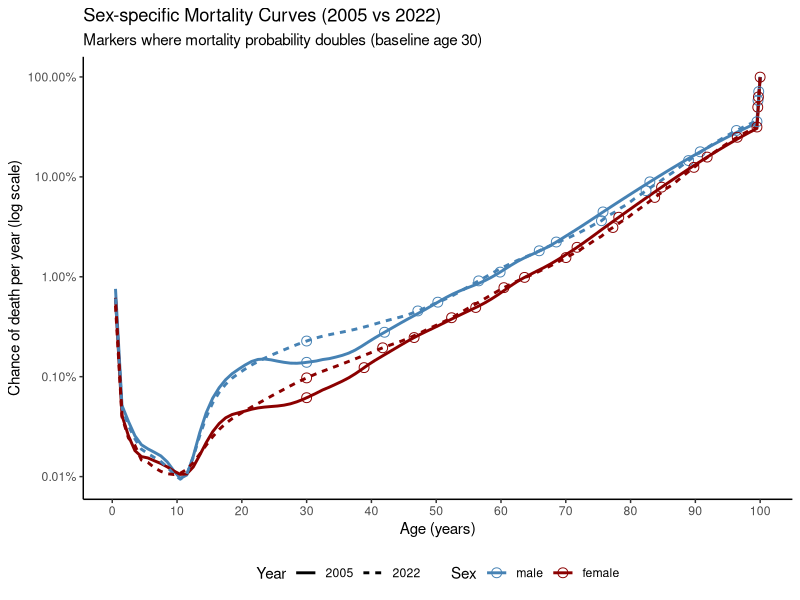
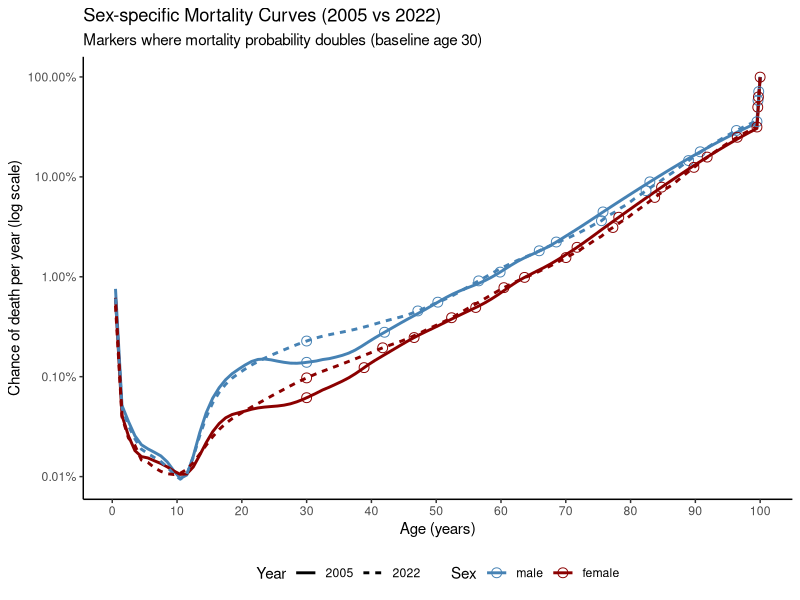

Recreate these plots in R, in order.
# install.packages(c(
#   "readxl","dplyr","tidyr","stringr",
#   "ggplot2","scales","broom","knitr"
# ))

library(readxl)
library(dplyr)
library(tidyr)
library(stringr)
library(ggplot2)
library(scales)
library(broom)
library(knitr)

# 1. Read the combined Excel (with male/female & years)
df <- read_excel("mortality_comparison.xlsx")

# 2. Compute age midpoints
df <- df %>%
  mutate(
    Age_mid = case_when(
      str_detect(Age, "and over") ~ 100,
      TRUE ~ {
        parts <- str_split(Age, "-", simplify = TRUE)
        (as.numeric(parts[,1]) + as.numeric(parts[,2]))/2
      }
    )
  )

# 3. Pivot male/female & years into a long table
long_df <- df %>%
  pivot_longer(
    cols = matches("^(male|female)_qx_"),
    names_to = c("Sex", "Year"),
    names_pattern = "(male|female)_qx_(\\d{4})",
    values_to = "qx"
  ) %>%
  mutate(
    Sex  = factor(Sex, levels = c("male","female")),
    Year = factor(Year, levels = c("2005", "2022"))
  )

# 4. Fit Gompertz (log-linear) for ages 30–80 by Sex & Year
gompertz_params <- long_df %>%
  filter(Age_mid >= 30, Age_mid <= 80) %>%
  group_by(Year, Sex) %>%
  do({
    m <- lm(log(qx) ~ Age_mid, data = .)
    co <- coef(m)
    tibble(
      alpha    = exp(co[1]),
      beta     = co[2],
      dbl_time = log(2)/co[2]
    )
  }) %>%
  ungroup()

cat("Gompertz parameters by Sex & Year (ages 30–80):\n")
print(gompertz_params)

# 5. Plot semi-log mortality curves by Sex & Year
max_age <- ceiling(max(long_df$Age_mid)/10)*10

# 6. Compute doubling points for each Sex & Year (baseline = age 30)
doubling_points <- long_df %>%
  group_by(Sex, Year) %>%
  arrange(Age_mid) %>%
  group_modify(~ {
    df_year      <- .x
    baseline_age <- 30
    # interpolate q0 at exactly age 30
    q0 <- approx(x = df_year$Age_mid, y = df_year$qx, xout = baseline_age)$y
    if (is.na(q0)) return(tibble(Age_mid = numeric(), qx = numeric()))
    # how many doublings up until max qx
    max_qx    <- max(df_year$qx, na.rm = TRUE)
    n_doubles <- floor(log(max_qx / q0, 2))
    thresholds <- q0 * 2^(1:n_doubles)
    # find ages where qx crosses each threshold
    pts <- approx(x = df_year$qx, y = df_year$Age_mid, xout = thresholds)
    tibble(
      Age_mid = c(baseline_age, pts$y),
      qx      = c(q0, thresholds)
    )
  }) %>%
  ungroup()

# 7. Plot with doubling markers
p <- ggplot(long_df, aes(
  x        = Age_mid,
  y        = qx,
  color    = Sex,
  linetype = Year,
  group    = interaction(Sex, Year)
)) +
  geom_line(size = 1) +
  geom_point(
    data    = doubling_points,
    inherit.aes = FALSE,
    aes(
      x     = Age_mid,
      y     = qx,
      color = Sex,
      group = interaction(Sex, Year)
    ),
    shape = 1,
    size  = 3
  ) +
  scale_color_manual(values = c("male" = "steelblue", "female" = "darkred")) +
  scale_y_log10(labels = percent_format(accuracy = 0.01)) +
  scale_x_continuous(breaks = seq(0, max_age, 10)) +
  labs(
    title    = "Sex-specific Mortality Curves (2005 vs 2022)",
    subtitle = "Markers where mortality probability doubles (baseline age 30)",
    x        = "Age (years)",
    y        = "Chance of death per year (log scale)",
    color    = "Sex",
    linetype = "Year"
  ) +
  theme_classic() +
  theme(legend.position = "bottom")

print(p)

# 8. Save
ggsave("sex_specific_mortality_with_doubling.png", p,
       width = 8, height = 6, dpi = 300, bg = "white")